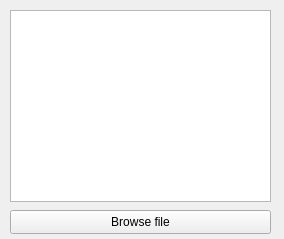
<?xml version="1.0" encoding="UTF-8"?>
<ui version="4.0">
 <class>MainWindow</class>
 <widget class="QMainWindow" name="MainWindow">
  <property name="geometry">
   <rect>
    <x>0</x>
    <y>0</y>
    <width>284</width>
    <height>239</height>
   </rect>
  </property>
  <property name="windowTitle">
   <string>MainWindow</string>
  </property>
  <widget class="QWidget" name="centralwidget">
   <widget class="QTextBrowser" name="textBrowser">
    <property name="geometry">
     <rect>
      <x>10</x>
      <y>10</y>
      <width>261</width>
      <height>192</height>
     </rect>
    </property>
   </widget>
   <widget class="QPushButton" name="pushButton">
    <property name="geometry">
     <rect>
      <x>10</x>
      <y>210</y>
      <width>261</width>
      <height>24</height>
     </rect>
    </property>
    <property name="text">
     <string>Browse file</string>
    </property>
   </widget>
  </widget>
 </widget>
 <resources/>
 <connections/>
</ui>
